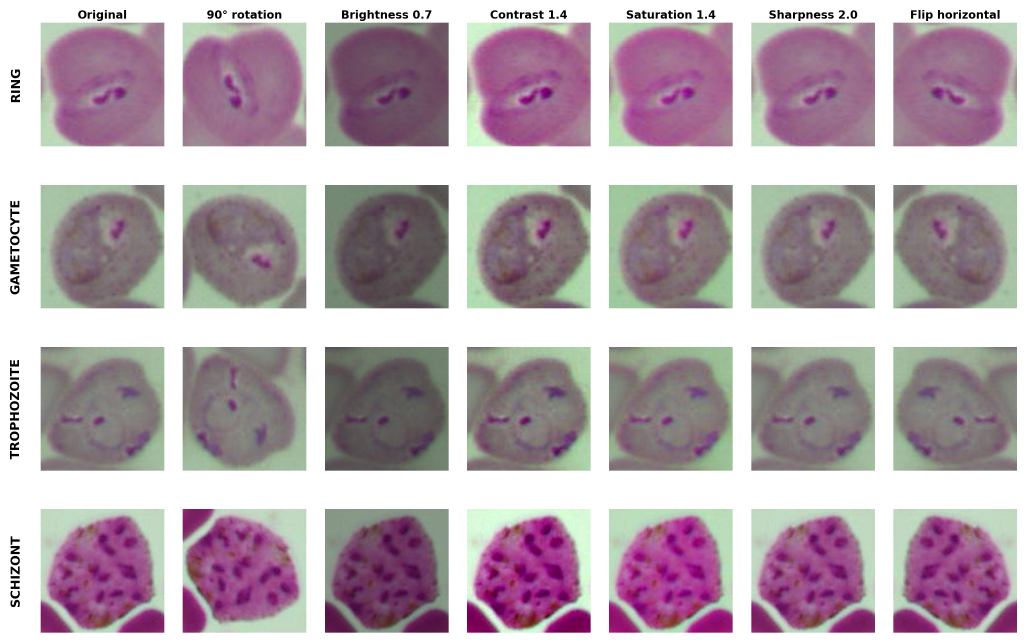
#> input picture luaran/auto_generated/figures/augmentation/aug_lifecycle_set1.png, 3081 x 1928 px, given in place of augmentation, which was not available (shown at 1/3 size)
$ python generate_compact_augmentation_figures.py --images ../../../../luaran/auto_generated/figures/augmentation
#> lines starting #> are read from the running program, lines starting #| are printed output that depends on the picture; pictures that were not available may be replaced by others from this repository, and a replacement may not be noted
#!/usr/bin/env python3
"""
Generate Compact Augmentation Visualizations for Journal Publication

Creates 3 publication-ready compact versions:
1. Single-row version (1 class × 7 augmentations) - Most compact
2. Two-class version (2 classes × 7 augmentations) - Balanced
3. Three-class version (3 classes × 7 augmentations) - Representative

Optimized for journal space constraints while maintaining clarity.
"""

import os
import sys
import argparse
from pathlib import Path
import numpy as np
import matplotlib
matplotlib.use('Agg')  # Use non-interactive backend for WSL
import matplotlib.pyplot as plt
from matplotlib.gridspec import GridSpec
from PIL import Image, ImageEnhance
import warnings
warnings.filterwarnings('ignore')

# Add project root to path
project_root = Path(__file__).parent.parent.parent
sys.path.insert(0, str(project_root))


def apply_rotation(img, degrees):
    """Apply rotation with white background (no black corners)"""
    return img.rotate(degrees, resample=Image.BICUBIC, expand=False, fillcolor=(255, 255, 255))


def apply_brightness(img, factor):
    """Apply brightness adjustment"""
    enhancer = ImageEnhance.Brightness(img)
    return enhancer.enhance(factor)


def apply_contrast(img, factor):
    """Apply contrast adjustment"""
    enhancer = ImageEnhance.Contrast(img)
    return enhancer.enhance(factor)


def apply_saturation(img, factor):
    """Apply saturation adjustment"""
    enhancer = ImageEnhance.Color(img)
    return enhancer.enhance(factor)


# [4 lines left out: function apply_sharpness, not called in this run]


def flip_horizontal(img):
    """Flip image horizontally"""
    return img.transpose(Image.FLIP_LEFT_RIGHT)


def flip_vertical(img):
    """Flip image vertically"""
    return img.transpose(Image.FLIP_TOP_BOTTOM)


def get_compact_augmentations(image_path, output_size=512):
    """
    Generate compact set of most representative augmentations

    Returns dict with 7 key augmentations:
    - Original
    - Rotation (90° or 180°)
    - Brightness (darker/lighter)
    - Contrast
    - Saturation
    - Flip (horizontal)
    - Sharpness
    """
    # Load image (should already be 512x512 if using upscaled crops)
    img = Image.open(image_path).convert('RGB')
    # Only resize if image is not already the target size
    if img.size != (output_size, output_size):
        img = img.resize((output_size, output_size), Image.BICUBIC)

    # Select 7 most representative augmentations for journal
    augmentations = {
        'Original': img.copy(),
        '90° rotation': apply_rotation(img, -90),
        'Brightness 0.7': apply_brightness(img, 0.7),
        'Brightness 1.3': apply_brightness(img, 1.3),
        'Contrast 0.6': apply_contrast(img, 0.6),
        'Saturation 1.4': apply_saturation(img, 1.4),
        'Flip horizontal': flip_horizontal(img),
    }

    return augmentations


def create_compact_figure_v1(image_path, output_path, output_size=512, dpi=300):
    """
    Version 1: Single-row compact (1 class × 7 augmentations)
    Most space-efficient for journals with tight space constraints
    """
    augmentations = get_compact_augmentations(image_path, output_size)
    aug_names = list(augmentations.keys())

    n_cols = len(aug_names)
    n_rows = 1

    # Create figure - horizontal strip
    fig = plt.figure(figsize=(n_cols * 1.8, n_rows * 2))

    # Add title
    class_name = Path(image_path).parent.name.upper()
    fig.suptitle(
        f'Data augmentation examples ({class_name} stage)',
        fontsize=12,
        fontweight='bold',
        y=0.98
    )

    # Create grid
    gs = GridSpec(n_rows, n_cols, figure=fig, hspace=0.1, wspace=0.15)

    for col_idx, aug_name in enumerate(aug_names):
        ax = fig.add_subplot(gs[0, col_idx])

        # Display image
        img_array = np.array(augmentations[aug_name])
        ax.imshow(img_array)

        # Add title
        ax.set_title(aug_name, fontsize=8, fontweight='bold', pad=3)
        ax.axis('off')

    # Save figure
    output_path = Path(output_path)
    output_path.parent.mkdir(parents=True, exist_ok=True)

    plt.savefig(
        output_path,
        dpi=dpi,
        bbox_inches='tight',
        facecolor='white',
        edgecolor='none',
        format='png'
    )
    plt.close()

    print(f"[SUCCESS] Saved V1 (single-row): {output_path}")
    print(f"          Layout: {n_rows} row × {n_cols} augmentations")


# [158 lines left out: functions create_compact_figure_v2, create_compact_figure_v3, not called in this run]


def main():
    parser = argparse.ArgumentParser(
        description='Generate compact augmentation visualizations for journal publication'
    )
    parser.add_argument(
        '--images',
        type=str,
        nargs='+',
        required=True,
        help='Path(s) to parasite crop images (1-3 images for compact versions)'
    )
    parser.add_argument(
        '--output-dir',
        type=str,
        default='luaran/auto_generated/figures/augmentation',
        help='Output directory (default: luaran/auto_generated/figures/augmentation)'
    )
    parser.add_argument(
        '--prefix',
        type=str,
        default='augmentation_compact',
        help='Output filename prefix (default: augmentation_compact)'
    )
    parser.add_argument(
        '--size',
        type=int,
        default=512,
        help='Size of each image in grid (default: 512)'
    )
    parser.add_argument(
        '--dpi',
        type=int,
        default=300,
        help='Output DPI (default: 300 for publication)'
    )
    parser.add_argument(
        '--versions',
        type=str,
        nargs='+',
        choices=['v1', 'v2', 'v3', 'all'],
        default=['all'],
        help='Which versions to generate (v1=single-row, v2=two-class, v3=three-class, all=all versions)'
    )

    args = parser.parse_args()

    print("="*80)
    print("COMPACT AUGMENTATION VISUALIZATIONS FOR JOURNAL")
    print("="*80)
    print(f"Input images: {len(args.images)} sample(s)")
    for img_path in args.images:
        print(f"  - {img_path}")
    print(f"Output directory: {args.output_dir}")
    print(f"Image size: {args.size}x{args.size}")
    print(f"DPI: {args.dpi}")
    print(f"Versions: {args.versions}")
    print()

    # Validate input images
    for img_path in args.images:
        if not Path(img_path).exists():
            print(f"[ERROR] Image not found: {img_path}")
            return

    # Create output directory
    output_dir = Path(args.output_dir)
    output_dir.mkdir(parents=True, exist_ok=True)

    # Determine which versions to generate
    versions_to_generate = args.versions
    if 'all' in versions_to_generate:
        versions_to_generate = ['v1', 'v2', 'v3']

    # Generate requested versions
    if 'v1' in versions_to_generate:
        # V1: Single-row (use first image only)
        output_path_v1 = output_dir / f"{args.prefix}_v1_single_row.png"
        create_compact_figure_v1(
            args.images[0],
            output_path_v1,
            output_size=args.size,
            dpi=args.dpi
        )
#> in get_compact_augmentations, `img = img.resize((output_size, output_size), Image.BICUBIC)`:
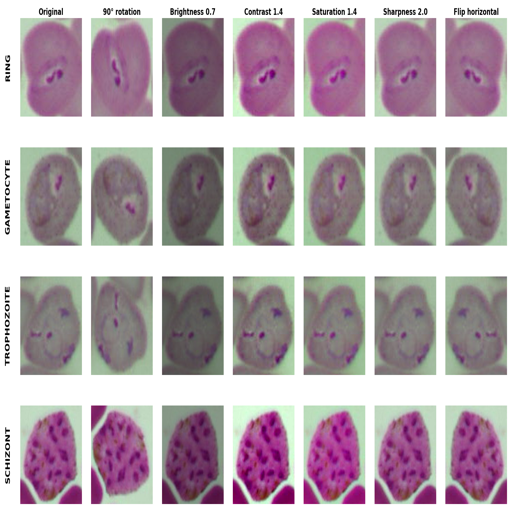
#> img: PIL image 512x512 RGB; mean R, G, B 180.7, 166.4, 174.1
#> in apply_rotation, `return img.rotate(degrees, resample=Image.BICUBIC, expand=False, fillc..`:
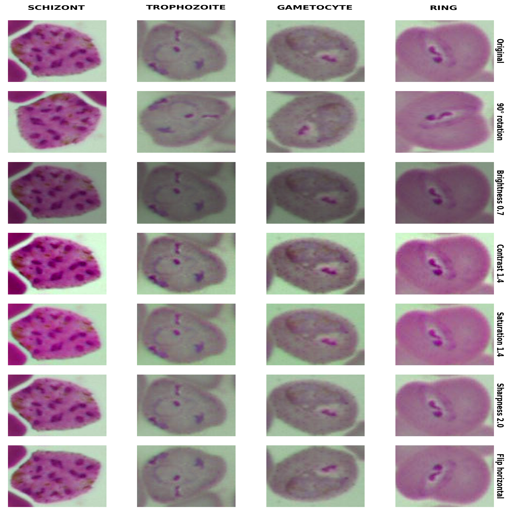
#> returned value: PIL image 512x512 RGB; mean R, G, B 180.7, 166.4, 174.1
#> in apply_brightness, `return enhancer.enhance(factor)`:
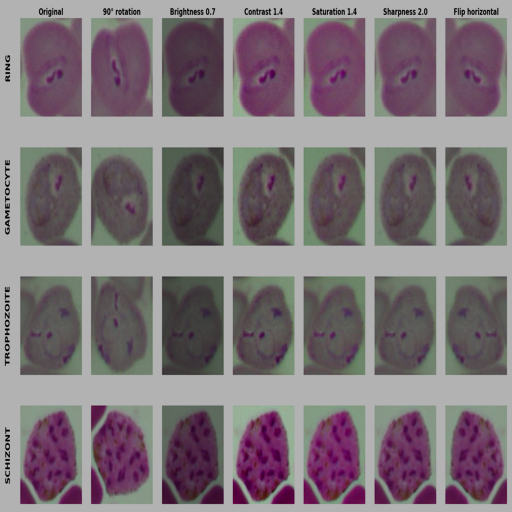
#> returned value: PIL image 512x512 RGB; mean R, G, B 126, 116, 121.4
#> call 2 of apply_brightness, with factor = 1.3
#> in apply_brightness (call 2), `return enhancer.enhance(factor)`:
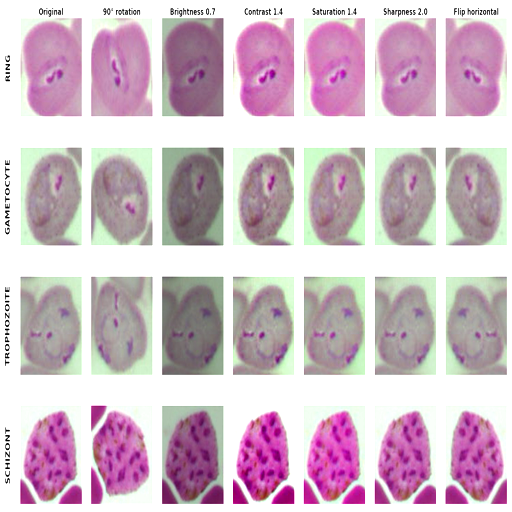
#> returned value: PIL image 512x512 RGB; mean R, G, B 208.8, 188.6, 200.2
#> in apply_contrast, `return enhancer.enhance(factor)`:
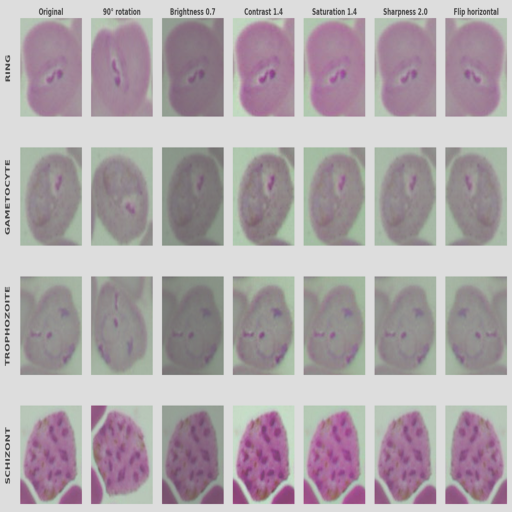
#> returned value: PIL image 512x512 RGB; mean R, G, B 176.7, 168.1, 172.7
#> in apply_saturation, `return enhancer.enhance(factor)`:
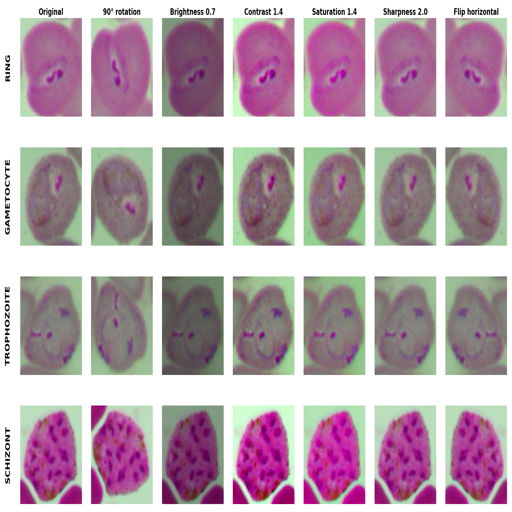
#> returned value: PIL image 512x512 RGB; mean R, G, B 184.1, 164.2, 174.9
#> in flip_horizontal, `return img.transpose(Image.FLIP_LEFT_RIGHT)`:
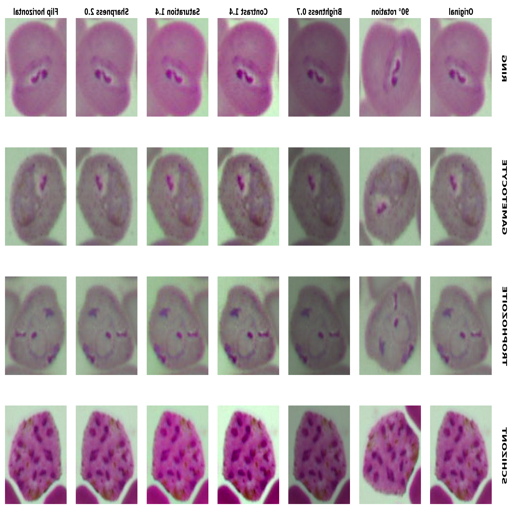
#> returned value: PIL image 512x512 RGB; mean R, G, B 180.7, 166.4, 174.1
#> in create_compact_figure_v1, `augmentations = get_compact_augmentations(image_path, output_size)`: augmentations = 7 items
#> in create_compact_figure_v1, `aug_names = list(augmentations.keys())`: aug_names = ['Original', '90° rotation', 'Brightness 0.7', 'Brightness 1.3', 'Contrast 0.6', 'Saturation 1.4', 'Flip horizontal']
#> in create_compact_figure_v1, `n_cols = len(aug_names)`: n_cols = 7
#> the loop in create_compact_figure_v1, `for col_idx, aug_name in enumerate(aug_names):` made 7 passes
#> aug_name on passes 1 to 7: 'Original', '90° rotation', 'Brightness 0.7', 'Brightness 1.3', 'Contrast 0.6', 'Saturation 1.4', 'Flip horizontal'
#|           Layout: 1 row × 7 augmentations
        print()

    if 'v2' in versions_to_generate and len(args.images) >= 2:
        # V2: Two-class
        output_path_v2 = output_dir / f"{args.prefix}_v2_two_class.png"
        create_compact_figure_v2(
            args.images[:2],
            output_path_v2,
            output_size=args.size,
            dpi=args.dpi
        )
        print()

    if 'v3' in versions_to_generate and len(args.images) >= 3:
        # V3: Three-class
        output_path_v3 = output_dir / f"{args.prefix}_v3_three_class.png"
        create_compact_figure_v3(
            args.images[:3],
            output_path_v3,
            output_size=args.size,
            dpi=args.dpi
        )
        print()

    print()
    print("="*80)
    print("COMPACT VISUALIZATIONS COMPLETED!")
    print("="*80)
    print(f"\nOutput directory: {output_dir}")
    print("\nGenerated files:")
    for version_file in output_dir.glob(f"{args.prefix}_*.png"):
        size_mb = version_file.stat().st_size / 1024 / 1024
        print(f"  - {version_file.name} ({size_mb:.2f} MB)")


if __name__ == "__main__":
    main()

$ run again, on luaran/auto_generated/figures/augmentation/aug_species_set2.png
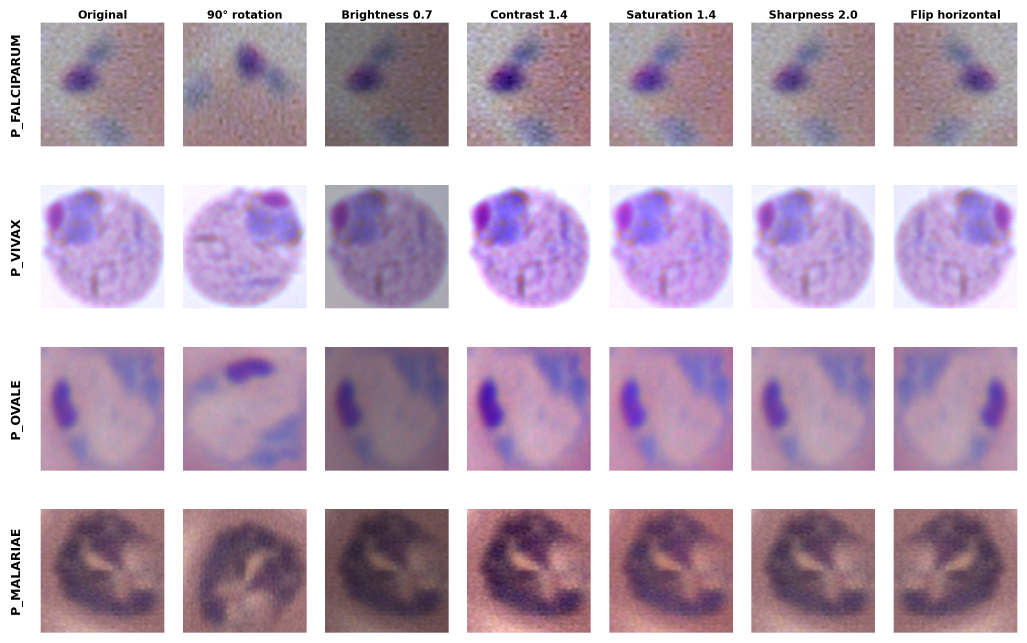
#> input picture luaran/auto_generated/figures/augmentation/aug_species_set2.png, 3081 x 1928 px, given in place of augmentation, which was not available (shown at 1/3 size)
#> in get_compact_augmentations, `img = img.resize((output_size, output_size), Image.BICUBIC)`:
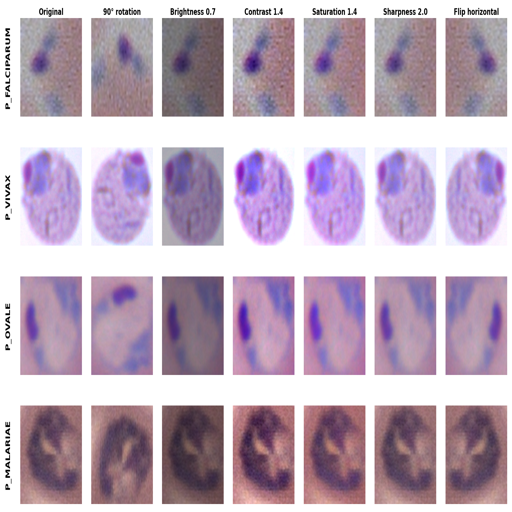
#> img: PIL image 512x512 RGB; mean R, G, B 190.7, 172.5, 190.9
#> in flip_horizontal, `return img.transpose(Image.FLIP_LEFT_RIGHT)`:
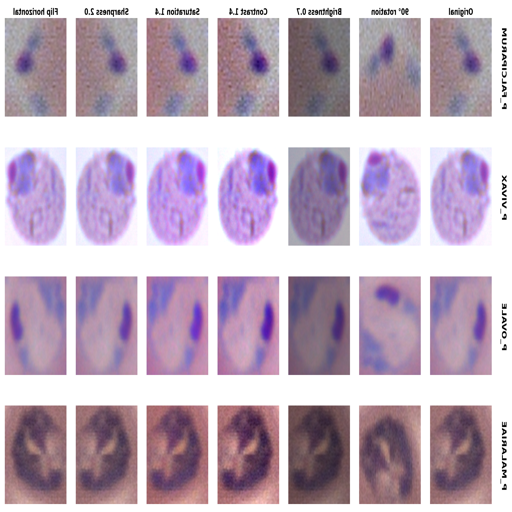
#> returned value: PIL image 512x512 RGB; mean R, G, B 190.7, 172.5, 190.9
#> augmentations = 7 items
#> aug_names = ['Original', '90° rotation', 'Brightness 0.7', 'Brightness 1.3', 'Contrast 0.6', 'Saturation 1.4', 'Flip horizontal']
#> n_cols = 7
#> the loop in create_compact_figure_v1, `for col_idx, aug_name in enumerate(aug_names):` made 7 passes
#> aug_name on passes 1 to 7: 'Original', '90° rotation', 'Brightness 0.7', 'Brightness 1.3', 'Contrast 0.6', 'Saturation 1.4', 'Flip horizontal'
#|           Layout: 1 row × 7 augmentations
